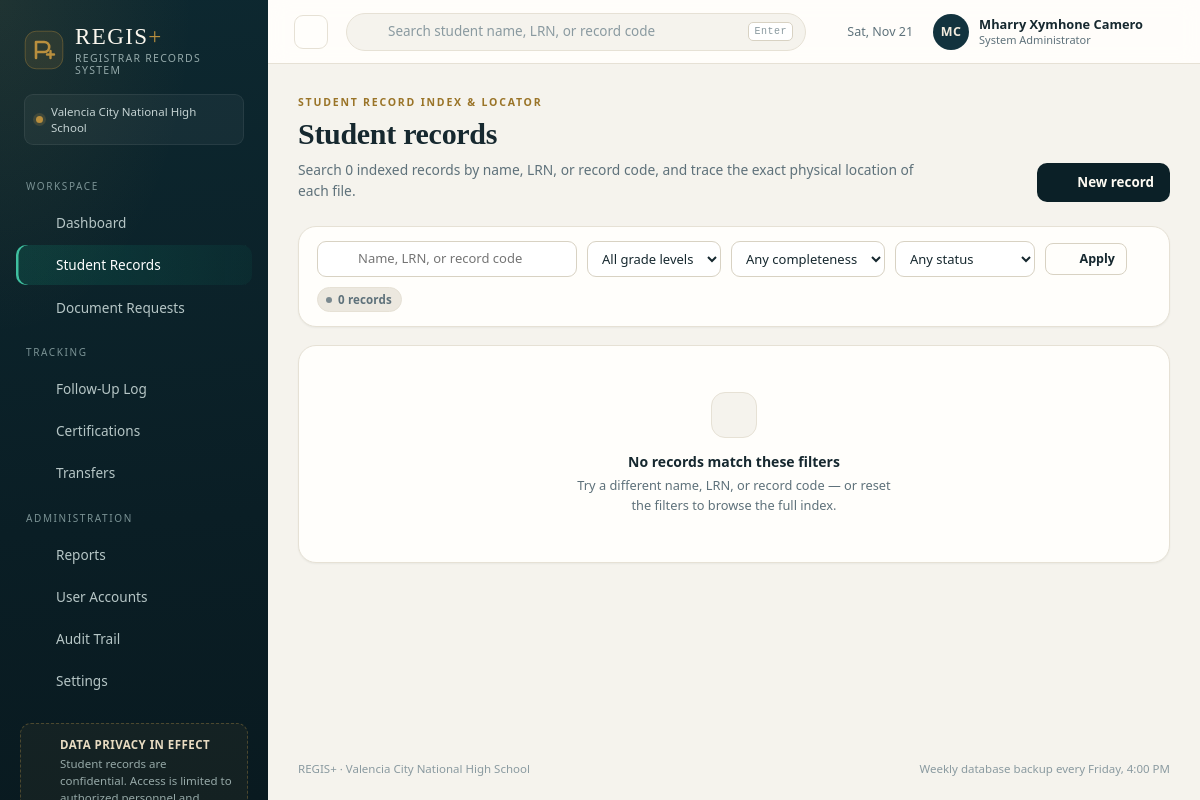
/students.php (signed in), run on the app's committed database.
### tables this page shows
CREATE TABLE users (
    id            INTEGER PRIMARY KEY AUTOINCREMENT,
    username      TEXT NOT NULL UNIQUE,
    password_hash TEXT NOT NULL,
    full_name     TEXT NOT NULL,
    role          TEXT NOT NULL DEFAULT 'staff',
    email         TEXT,
    is_active     INTEGER NOT NULL DEFAULT 1,
    last_login    TEXT,
    created_at    TEXT NOT NULL DEFAULT (datetime('now','localtime'))
);

### includes/helpers.php (called while the page is built, shortened)
<?php
function e(?string $value): string
{
    return htmlspecialchars((string) $value, ENT_QUOTES | ENT_SUBSTITUTE, 'UTF-8');
}
function url(string $path = ''): string
{
    return '/' . ltrim($path, '/');
}
function initials(string $name): string
{
    $parts = preg_split('/\s+/', trim($name)) ?: [];
    $first = mb_substr($parts[0] ?? '', 0, 1);
    $last = count($parts) > 1 ? mb_substr($parts[count($parts) - 1], 0, 1) : '';
    return mb_strtoupper($first . $last);
}
function setting(string $key, string $default = ''): string
{
    static $cache = null;
    if ($cache === null) {
        $cache = [];
        foreach (db()->query('SELECT key, value FROM settings')->fetchAll() as $row) {
            $cache[$row['key']] = $row['value'];
        }
    }
    return $cache[$key] ?? $default;
}

### includes/db.php (called while the page is built, shortened)
<?php
function db(): PDO
{
    static $pdo = null;
    if ($pdo instanceof PDO) {
        return $pdo;
    }
    $fresh = !file_exists(DB_FILE);
    $pdo = new PDO('sqlite:' . DB_FILE, null, null, [
        PDO::ATTR_ERRMODE => PDO::ERRMODE_EXCEPTION,
        PDO::ATTR_DEFAULT_FETCH_MODE => PDO::FETCH_ASSOC,
        PDO::ATTR_EMULATE_PREPARES => false,
    ]);
    $pdo->exec('PRAGMA foreign_keys = ON');
    $pdo->exec('PRAGMA journal_mode = WAL');
    return $pdo;
}

### includes/auth.php (called while the page is built, shortened)
<?php
function current_user(): ?array
{
    static $user = null;
    static $loaded = false;
    if ($loaded) {
        return $user;
    }
    $loaded = true;
    $stmt = db()->prepare('SELECT * FROM users WHERE id = ? AND is_active = 1');
    $stmt->execute([$_SESSION['user_id']]);
    $row = $stmt->fetch();
    $user = $row;
    return $user;
}
function require_login(): void
{
    if (!current_user()) {
        redirect('login.php');
    }
}
function can_manage(): bool
{
    return in_array(current_user()['role'] ?? '', ['admin', 'registrar'], true);
}
function role_label(string $role): string
{
    return match ($role) {
        'admin' => 'System Administrator',
        'registrar' => 'Registrar Officer',
        default => 'Registrar Staff',
    };
}

### students.php (the view, shortened to what this page needs)
<?php
require_once __DIR__ . '/includes/layout.php';
require_login();
$pdo = db();
$old = [
    'lrn' => '', 'first_name' => '', 'middle_name' => '', 'last_name' => '', 'sex' => 'F',
    'birth_date' => '', 'grade_level' => 'Grade 7', 'section' => '', 'strand' => '',
    'school_year' => setting('school_year', '2026-2027'), 'status' => 'Enrolled',
    'previous_school' => '', 'guardian_name' => '', 'guardian_contact' => '', 'address' => '',
    'cabinet' => '', 'shelf' => '', 'folder_no' => '',
];
$q = trim((string) ($_GET['q'] ?? ''));
$page = max(1, (int) ($_GET['page'] ?? 1));
$perPage = 12;
$where = ['1 = 1'];
$params = [];
$whereSql = implode(' AND ', $where);
$baseSql = "FROM (SELECT s.*,
        (SELECT COUNT(*) FROM credentials c WHERE c.student_id = s.id AND c.status = 'Complete') AS cred_done,
        (SELECT COUNT(*) FROM credentials c WHERE c.student_id = s.id AND c.status <> 'N/A') AS cred_total
     FROM students s) t WHERE $whereSql";
$countStmt = $pdo->prepare("SELECT COUNT(*) $baseSql");
$countStmt->execute($params);
$totalRows = (int) $countStmt->fetchColumn();
$totalPages = max(1, (int) ceil($totalRows / $perPage));
$page = min($page, $totalPages);
$stmt = $pdo->prepare("SELECT t.* $baseSql ORDER BY t.last_name COLLATE NOCASE, t.first_name COLLATE NOCASE LIMIT $perPage OFFSET " . (($page - 1) * $perPage));
$stmt->execute($params);
$rows = $stmt->fetchAll();
$qs = $_GET;
unset($qs['page'], $qs['new']);
$pageUrl = fn (int $p) => '/students.php?' . http_build_query(array_merge($qs, ['page' => $p]));
app_header('Student records', 'students.php');
?>
<div class="page-head">
    <div>
        <div class="eyebrow">Student record index &amp; locator</div>
        <h1>Student records</h1>
        <p class="page-sub">Search <?= $totalRows ?> indexed records by name, LRN, or record code, and trace the exact physical location of each file.</p>
    </div>
    <?php if (can_manage()): ?>
        <div class="page-actions">
            <button class="btn btn-primary" type="button" data-dialog-open="#newStudent"><?= icon('plus') ?> New record</button>
        </div>
    <?php endif; ?>
</div>
<form class="card" method="get" action="/students.php" style="margin-bottom:18px">
    <div class="toolbar">
        <label class="field-search">
            <?= icon('search') ?>
            <input type="search" name="q" value="<?= e($q) ?>" placeholder="Name, LRN, or record code">
        </label>
        <select class="select-inline" name="grade">
            <option value="">All grade levels</option>
        </select>
        <select class="select-inline" name="completeness">
            <option value="">Any completeness</option>
        </select>
        <select class="select-inline" name="status">
            <option value="">Any status</option>
        </select>
        <button class="btn btn-ghost btn-sm" type="submit"><?= icon('search') ?> Apply</button>
        <span class="pill pill-muted"><span class="pill-dot"></span><?= $totalRows ?> records</span>
    </div>
</form>
<section class="card">
    <?php if ($rows): ?>
        <div class="table-wrap">
            <table class="data">
                <thead>
                    <tr>
                        <th>Student</th>
                        <th>Level</th>
                        <th>Record location</th>
                        <th>Checklist</th>
                        <th>Status</th>
                        <th class="right">Open</th>
                    </tr>
                </thead>
                <tbody>
                <?php foreach ($rows as $s):
                    $comp = completeness($s);
                    $tone = $comp['pct'] >= 100 ? '' : ($comp['pct'] >= 70 ? 'warn' : 'danger');
                ?>
                    <tr>
                        <td>
                            <div class="name-cell">
                                <span class="avatar-sm<?= $comp['pct'] >= 100 ? ' accent' : '' ?>"><?= e(initials($s['first_name'] . ' ' . $s['last_name'])) ?></span>
                                <span>
                                    <a class="strong" href="/student.php?id=<?= (int) $s['id'] ?>"><?= e(full_name($s)) ?></a>
                                    <span class="sub mono"><?= e($s['record_code']) ?> · LRN <?= e($s['lrn']) ?></span>
                                </span>
                            </div>
                        </td>
                        <td>
                            <span class="strong" style="font-weight:500"><?= e($s['grade_level']) ?></span>
                            <span class="sub"><?= e($s['section'] ?: 'No section') ?><?= $s['strand'] ? ' · ' . e($s['strand']) : '' ?></span>
                        </td>
                        <td>
                            <span style="font-size:12.6px"><?= e(location_line($s)) ?></span>
                            <span class="sub"><?= $s['digital_path'] ? 'Digital scan attached' : 'No digital scan' ?></span>
                        </td>
                        <td>
                            <div class="meter">
                                <div class="meter-track"><div class="meter-fill <?= $tone ?>" style="width: <?= $comp['pct'] ?>%"></div></div>
                                <span class="meter-label"><?= $comp['pct'] ?>%</span>
                            </div>
                            <span class="sub"><?= $comp['done'] ?>/<?= $comp['total'] ?> credentials on file</span>
                        </td>
                        <td><?= status_pill($s['status']) ?></td>
                        <td class="actions">
                            <a class="btn btn-sm btn-ghost" href="/student.php?id=<?= (int) $s['id'] ?>">Open <?= icon('arrow-right') ?></a>
                        </td>
                    </tr>
                <?php endforeach; ?>
                </tbody>
            </table>
        </div>
        <div class="pager">
            <span class="pager-info">Showing <?= (($page - 1) * $perPage) + 1 ?>–<?= min($page * $perPage, $totalRows) ?> of <?= $totalRows ?></span>
            <?php if ($page > 1): ?><a href="<?= e($pageUrl($page - 1)) ?>">‹ Prev</a><?php endif; ?>
            <?php for ($p = max(1, $page - 2); $p <= min($totalPages, $page + 2); $p++): ?>
                <?php if ($p === $page): ?><span class="pg is-current"><?= $p ?></span><?php else: ?><a href="<?= e($pageUrl($p)) ?>"><?= $p ?></a><?php endif; ?>
            <?php endfor; ?>
            <?php if ($page < $totalPages): ?><a href="<?= e($pageUrl($page + 1)) ?>">Next ›</a><?php endif; ?>
        </div>
    <?php else: ?>
        <div class="empty">
            <span class="empty-mark"><?= icon('records') ?></span>
            <strong>No records match these filters</strong>
            <p>Try a different name, LRN, or record code — or reset the filters to browse the full index.</p>
        </div>
    <?php endif; ?>
</section>
<?php
app_footer();

### includes/layout.php (shortened to what this page needs)
<?php
function icon(string $name, string $class = ''): string
{
    $d = $paths[$name] ?? $paths['spark'];
    return '<svg class="icon ' . e($class) . '" viewBox="0 0 24 24" fill="none" stroke="currentColor" stroke-width="1.7" stroke-linecap="round" stroke-linejoin="round" aria-hidden="true">' . $d . '</svg>';
}
function logo_mark(string $class = ''): string
{
    return '<svg class="logo-mark ' . e($class) . '" viewBox="0 0 40 40" aria-hidden="true">'
        . '<rect x="1.2" y="1.2" width="37.6" height="37.6" rx="11" fill="currentColor" opacity=".12"/>'
        . '<rect x="1.2" y="1.2" width="37.6" height="37.6" rx="11" fill="none" stroke="currentColor" stroke-opacity=".38"/>'
        . '<path d="M12 28V12h8.2a5 5 0 0 1 0 10H14" fill="none" stroke="currentColor" stroke-width="2.6" stroke-linecap="round" stroke-linejoin="round"/>'
        . '<path d="M26.5 21v7M23 24.5h7" stroke="currentColor" stroke-width="2.4" stroke-linecap="round"/>'
        . '</svg>';
}
function open_page(string $title, string $bodyClass = '', array $css = [], string $bodyAttr = ''): void
{
    $css = $css ?: ['assets/css/app.css'];
    echo "<!DOCTYPE html>\n<html lang=\"en\">\n<head>\n<meta charset=\"utf-8\">\n";
    foreach ($css as $file) {
        echo '<link rel="stylesheet" href="' . e(url($file)) . '">' . "\n";
    }
    echo "</head>\n<body class=\"" . e($bodyClass) . '"' . ($bodyAttr ? ' ' . $bodyAttr : '') . ">\n";
}
function close_page(array $js = ['assets/js/app.js']): void
{
    echo "</body>\n</html>\n";
}
function app_header(string $title, string $active, string $screenTitle = ''): void
{
    $user = current_user();
    $openRequests = (int) db()->query("SELECT COUNT(*) FROM requests WHERE status IN ('Pending','Processing','Ready for Release')")->fetchColumn();
    $overdue = (int) db()->query("SELECT COUNT(*) FROM followups WHERE status <> 'Resolved' AND next_followup_date IS NOT NULL AND next_followup_date < date('now','localtime')")->fetchColumn();
    $nav = [
        'Workspace' => [
            ['dashboard.php', 'dashboard', 'Dashboard', 0],
            ['students.php', 'records', 'Student Records', 0],
            ['requests.php', 'requests', 'Document Requests', $openRequests],
        ],
        'Tracking' => [
            ['followups.php', 'followup', 'Follow-Up Log', $overdue],
            ['certifications.php', 'cert', 'Certifications', 0],
            ['transfers.php', 'transfer', 'Transfers', 0],
        ],
        'Administration' => [
            ['reports.php', 'reports', 'Reports', 0],
        ],
    ];
    if (is_admin()) {
        $nav['Administration'][] = ['users.php', 'users', 'User Accounts', 0];
        $nav['Administration'][] = ['audit.php', 'audit', 'Audit Trail', 0];
    }
    $nav['Administration'][] = ['settings.php', 'settings', 'Settings', 0];
    open_page($title . ' · ' . APP_NAME, 'app');
    ?>
<div class="app-shell">
    <aside class="sidebar" id="sidebar">
        <a class="brand" href="/dashboard.php">
            <span class="brand-mark"><?= logo_mark() ?></span>
            <span class="brand-text">
                <span class="brand-name">REGIS<span class="brand-plus">+</span></span>
                <span class="brand-sub">Registrar Records System</span>
            </span>
        </a>
        <div class="sidebar-school">
            <span class="school-dot"></span>
            <span><?= e(setting('school_name', 'Registrar Office')) ?></span>
        </div>
        <nav class="side-nav">
            <?php foreach ($nav as $section => $items): ?>
                <div class="nav-section"><?= e($section) ?></div>
                <?php foreach ($items as [$href, $ic, $label, $count]): ?>
                    <a class="nav-link<?= $active === $href ? ' is-active' : '' ?>" href="/<?= e($href) ?>">
                        <?= icon($ic) ?>
                        <span><?= e($label) ?></span>
                    </a>
                <?php endforeach; ?>
            <?php endforeach; ?>
        </nav>
        <div class="sidebar-note">
            <?= icon('shield') ?>
            <div>
                <strong>Data privacy in effect</strong>
                <p>Student records are confidential. Access is limited to authorized personnel and logged.</p>
            </div>
        </div>
    </aside>
    <div class="app-body">
        <header class="topbar">
            <button class="icon-btn topbar-menu" type="button" data-sidebar-toggle aria-label="Toggle navigation"><?= icon('menu') ?></button>
            <form class="topbar-search" action="/students.php" method="get" role="search">
                <?= icon('search') ?>
                <input type="search" name="q" placeholder="Search student name, LRN, or record code" value="">
                <kbd>Enter</kbd>
            </form>
            <div class="topbar-right">
                <span class="topbar-date"><?= icon('calendar') ?><?= e(date('D, M j')) ?></span>
                <details class="user-menu">
                    <summary>
                        <span class="avatar"><?= e(initials($user['full_name'])) ?></span>
                        <span class="user-meta">
                            <strong><?= e($user['full_name']) ?></strong>
                            <small><?= e(role_label($user['role'])) ?></small>
                        </span>
                        <?= icon('chevron', 'chev') ?>
                    </summary>
                </details>
            </div>
        </header>
        <main class="content">
    <?php
}
    ?>
    <?php
function app_footer(): void
{
    ?>
        </main>
        <footer class="app-foot">
            <span><?= e(APP_NAME) ?> · <?= e(setting('school_name')) ?></span>
            <span><?= e(setting('backup_note')) ?></span>
        </footer>
    </div>
</div>
<?php
    close_page();
}
    ?>

### data on the page
users: full_name "MC", full_name "Mharry Xymhone Camero", role "System Administrator"

### other printed values
setting('school_name', 'Registrar Office') "Valencia City National High School"
$section "WORKSPACE"
$label "Dashboard"
$label "Student Records"
$label "Document Requests"
$section "TRACKING"
$label "Follow-Up Log"
$label "Certifications"
$label "Transfers"
$section "ADMINISTRATION"
$label "Reports"
$label "User Accounts"
$label "Audit Trail"
$label "Settings"
$totalRows "0"
